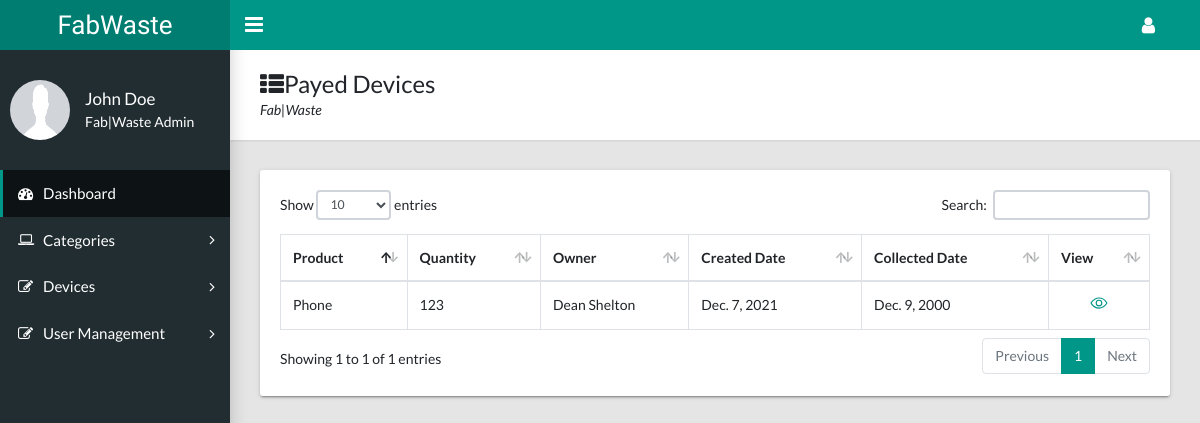
Before: /dashboard/payed-devices with the older database file.
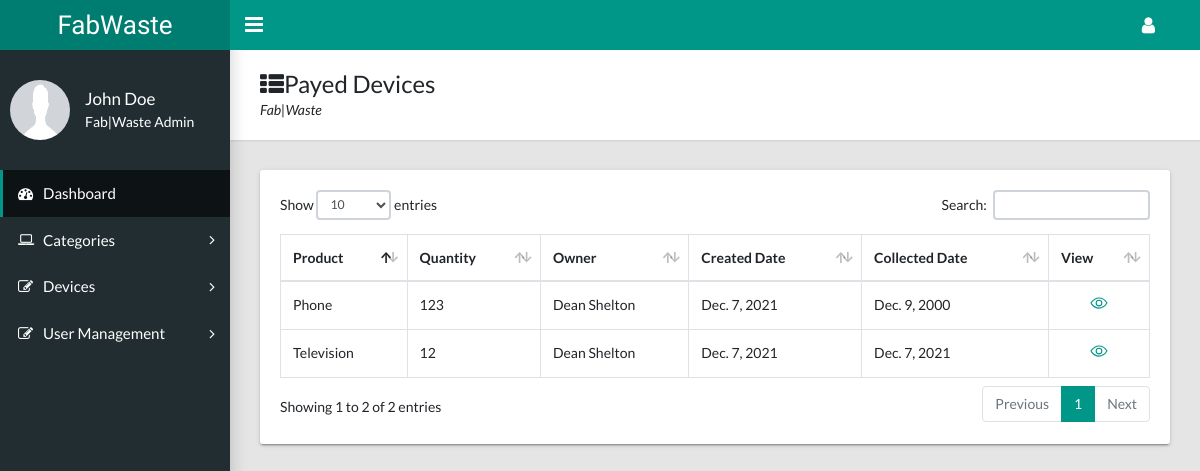
After: the same page with the newer database file.
### products/models.py (models this page shows, shortened)
class Product(models.Model):
    AVAILABILITY = (
        ('Available', 'Available'),
        ('Not_Available', 'Not_Available'),
    )
    STATUS = (
        ('Pending', 'Pending'), ('Collected', 'Collected'),
    )
    user = models.ForeignKey(UsersAccount, on_delete=models.DO_NOTHING)
    product = models.ForeignKey(Category, on_delete=models.DO_NOTHING, null=True, blank=True)
    product_image = models.ImageField(upload_to='media')
    description = models.TextField()
    created_date = models.DateField(auto_now_add=True)
    collected_date = models.DateField(default=timezone.now)
    quantity = models.IntegerField()
    cost = models.CharField(max_length=20)
    other = models.CharField(max_length=50, null=True, blank=True)
    status = models.CharField(max_length=10, choices=STATUS, default='Pending')
    availability = models.CharField(max_length=20, choices=AVAILABILITY, default='Available', null=True)
    payed = models.BooleanField(default=False, null=True)

class Category(models.Model):
    name = models.CharField(max_length=100)
    cost = models.CharField(max_length=30, default=0)
    def __str__(self):
        return f'{self.name}'

### userauth/models.py (models this page shows, shortened)
class UsersAccount(AbstractBaseUser, PermissionsMixin):
    email = models.EmailField(verbose_name='Email Address', unique=True)
    full_name = models.CharField(max_length=50)
    mobile = models.CharField(max_length=12, blank=True)
    is_active = models.BooleanField(default=False)
    is_staff = models.BooleanField(default=False)
    created = models.DateTimeField(auto_now_add=True)
    updated = models.DateTimeField(auto_now=True)
    objects = CustomAccountManager()
    USERNAME_FIELD = 'email'
    REQUIRED_FIELDS = ['full_name']
    class Meta:
        verbose_name = 'Account'
        verbose_name_plural = 'Account'

### dashboard/views.py (the view)
# urls.py: path('payed-devices', payed_devices, name='payed'),
def payed_devices(request):
    devices = Product.objects.filter(payed=True)
    context = {
        'devices': devices,
    }
    return render(request, 'dashboard/payed_devices.html', context)

### templates/dashboard/payed_devices.html (shortened to what this page needs)
{% extends 'dashboard/dashboard.html' %}
{% load static %}
{% block dashboard_content %}
    <main class="app-content">
      <div class="app-title">
        <div>
          <h1><i class="fa fa-th-list"></i>Payed Devices</h1>
          <p>Fab|Waste</p>
        </div>
      </div>
      <div class="row">
        <div class="col-md-12">
          <div class="tile">
            <div class="tile-body">
              <div class="table-responsive">
                <table class="table table-hover table-bordered" id="sampleTable">
                  <thead>
                    <tr>
                      <th>Product</th>
                      <th>Quantity</th>
                      <th>Owner</th>
                      <th>Created Date</th>
                      <th>Collected Date</th>
                      <th>View</th>
                    </tr>
                  </thead>
                  <tbody>
                    {% for device in devices %}
                        <tr>
                          <td>{{ device.product}}</td>
                          <td>{{ device.quantity}}</td>
                          <td>{{ device.user.full_name}}</td>
                          <td>{{ device.created_date}}</td>
                          <td>{{ device.collected_date}}</td>
                          <td>
                            <div class="text-center">
                              <a href=""><ion-icon name="eye-outline" style="font-size: large"></ion-icon></a>
                            </div>
                          </td>
                        </tr>
                    {% endfor %}
                  </tbody>
                </table>
              </div>
            </div>
          </div>
        </div>
      </div>
    </main>
{% endblock %}

Changed rows visible on the page:
added Product: product "Television", quantity "12", user.full_name "Dean Shelton", created_date "Dec. 7, 2021", collected_date "Dec. 7, 2021"
Other visible differences:
text written by a page script: "Show entries Search: Showing 1 to 1 of 1 entries Previous 1 Next" → "Show entries Search: Showing 1 to 2 of 2 entries Previous 1 Next"
